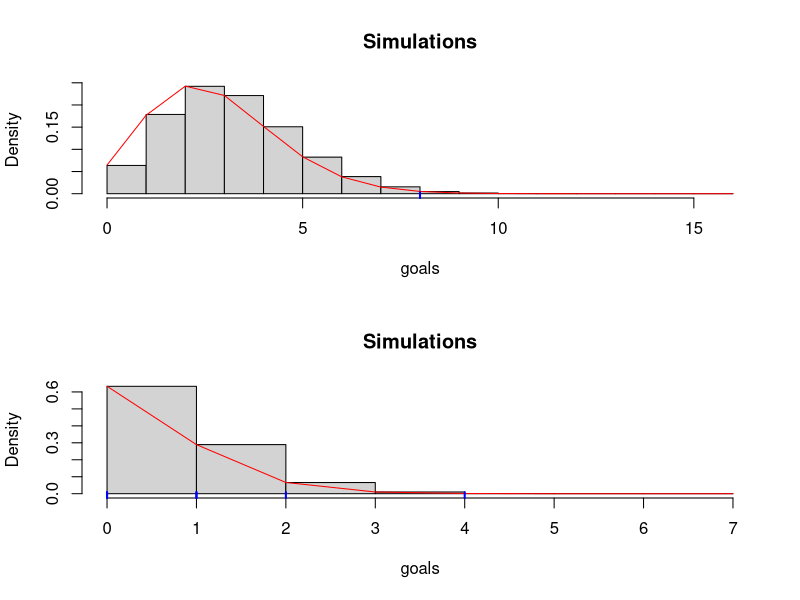

Recreate this plot in R.
# Suppose that goals in a world cup soccer game can be described by a
# Poisson process (though they may not be entirely independent). How
# unlikely was the Germany v Brazil game? We'll look at this from the angle
# of number of goals scored in particular intervals of time, disregarding
# which team scored

average.goals <- 2.74  # average goals/game in 2014
goal.times <- c(11, 23, 24, 26, 29, 69, 79, 90) # minute of goals for BvG
n <- 100000


# How unlikely was it for 8 goals total to be scored?
g.sims <- rpois(n, average.goals)
p.8g <- sum(g.sims > 7) / n


# Suppose we were interested in 15 minute intervals. How unlikely was the
# stretch from 15'-30' when Germany scored 4 goals? Disregarding extra
# time, we'll break the game into 6 intervals.
rate <- average.goals / 6 # because 6 15-minute intervals in a game
p.sims <- rpois(n, rate)
p.4g <- sum(p.sims > 3) / n


# Examine our simulations visually along with where GvB falls in the
# distribution 
plotPois <- function(sims, rate, observed) {

    x.grid <- min(sims):(max(sims)+1)
    hist(sims+0.01, freq=F, xlab='goals', breaks=x.grid, main='Simulations')
    lines(x.grid, dpois(x.grid, rate), col='red')
    rug(observed, ticksize=0.05, lwd=2, col='blue')
}

par(mfrow=c(2, 1))
plotPois(g.sims, average.goals, 8)

goals.period <- c(1, 4, 0, 0, 1, 2) #number of goals in each 15min period
plotPois(p.sims, rate, goals.period)

                                        


